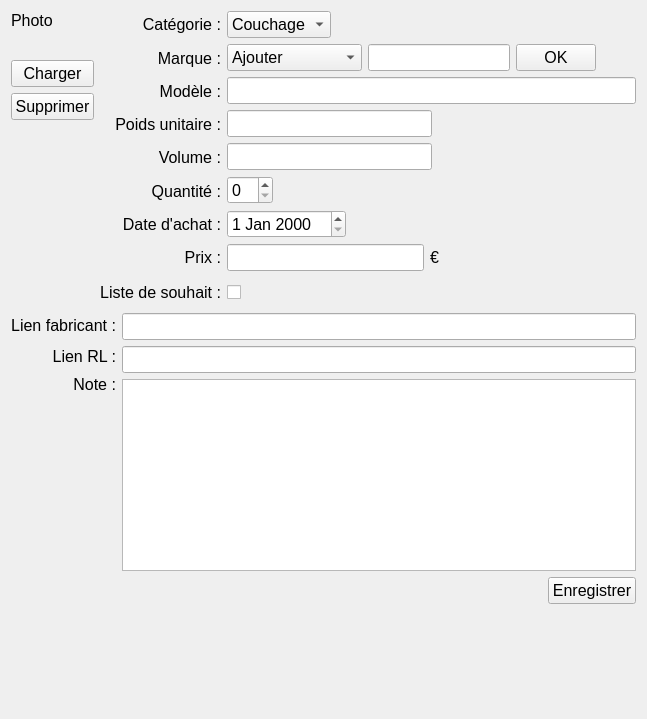
     <widget class="QWidget" name="page">
      <layout class="QVBoxLayout" name="verticalLayout_8">
       <item>
        <layout class="QHBoxLayout" name="horizontalLayout_8">
         <item>
          <layout class="QVBoxLayout" name="verticalLayout">
           <property name="sizeConstraint">
            <enum>QLayout::SetDefaultConstraint</enum>
           </property>
           <item>
            <widget class="QLabel" name="label_35">
             <property name="font">
              <font>
               <pointsize>12</pointsize>
              </font>
             </property>
             <property name="text">
              <string>Photo</string>
             </property>
            </widget>
           </item>
           <item>
            <widget class="QLabel" name="lbl_item_picture">
             <property name="sizePolicy">
              <sizepolicy hsizetype="Fixed" vsizetype="Fixed">
               <horstretch>100</horstretch>
               <verstretch>100</verstretch>
              </sizepolicy>
             </property>
             <property name="font">
              <font>
               <pointsize>12</pointsize>
              </font>
             </property>
             <property name="styleSheet">
              <string notr="true"/>
             </property>
             <property name="frameShape">
              <enum>QFrame::NoFrame</enum>
             </property>
             <property name="frameShadow">
              <enum>QFrame::Plain</enum>
             </property>
             <property name="text">
              <string/>
             </property>
             <property name="scaledContents">
              <bool>false</bool>
             </property>
            </widget>
           </item>
           <item>
            <widget class="QPushButton" name="btn_item_loadImage">
             <property name="font">
              <font>
               <pointsize>12</pointsize>
              </font>
             </property>
             <property name="text">
              <string>Charger</string>
             </property>
            </widget>
           </item>
           <item>
            <widget class="QPushButton" name="btn_item_deleteImage">
             <property name="font">
              <font>
               <pointsize>12</pointsize>
              </font>
             </property>
             <property name="text">
              <string>Supprimer</string>
             </property>
            </widget>
           </item>
           <item>
            <spacer name="verticalSpacer_2">
             <property name="orientation">
              <enum>Qt::Vertical</enum>
             </property>
             <property name="sizeHint" stdset="0">
              <size>
               <width>20</width>
               <height>40</height>
              </size>
             </property>
            </spacer>
           </item>
          </layout>
         </item>
         <item>
          <layout class="QVBoxLayout" name="verticalLayout_3">
           <item>
            <widget class="QLabel" name="label">
             <property name="font">
              <font>
               <pointsize>12</pointsize>
              </font>
             </property>
             <property name="text">
              <string>Catégorie :</string>
             </property>
             <property name="alignment">
              <set>Qt::AlignRight|Qt::AlignTrailing|Qt::AlignVCenter</set>
             </property>
            </widget>
           </item>
           <item>
            <widget class="QLabel" name="label_2">
             <property name="font">
              <font>
               <pointsize>12</pointsize>
              </font>
             </property>
             <property name="text">
              <string>Marque :</string>
             </property>
             <property name="alignment">
              <set>Qt::AlignRight|Qt::AlignTrailing|Qt::AlignVCenter</set>
             </property>
            </widget>
           </item>
           <item>
            <widget class="QLabel" name="label_3">
             <property name="font">
              <font>
               <pointsize>12</pointsize>
              </font>
             </property>
             <property name="text">
              <string>Modèle :</string>
             </property>
             <property name="alignment">
              <set>Qt::AlignRight|Qt::AlignTrailing|Qt::AlignVCenter</set>
             </property>
            </widget>
           </item>
           <item>
            <widget class="QLabel" name="label_4">
             <property name="font">
              <font>
               <pointsize>12</pointsize>
              </font>
             </property>
             <property name="text">
              <string>Poids unitaire :</string>
             </property>
             <property name="alignment">
              <set>Qt::AlignRight|Qt::AlignTrailing|Qt::AlignVCenter</set>
             </property>
            </widget>
           </item>
           <item>
            <widget class="QLabel" name="label_5">
             <property name="font">
              <font>
               <pointsize>12</pointsize>
              </font>
             </property>
             <property name="text">
              <string>Volume :</string>
             </property>
             <property name="alignment">
              <set>Qt::AlignRight|Qt::AlignTrailing|Qt::AlignVCenter</set>
             </property>
            </widget>
           </item>
           <item>
            <widget class="QLabel" name="label_26">
             <property name="font">
              <font>
               <pointsize>12</pointsize>
              </font>
             </property>
             <property name="text">
              <string>Quantité :</string>
             </property>
             <property name="alignment">
              <set>Qt::AlignRight|Qt::AlignTrailing|Qt::AlignVCenter</set>
             </property>
            </widget>
           </item>
           <item>
            <widget class="QLabel" name="label_37">
             <property name="font">
              <font>
               <pointsize>12</pointsize>
              </font>
             </property>
             <property name="text">
              <string>Date d'achat :</string>
             </property>
             <property name="alignment">
              <set>Qt::AlignRight|Qt::AlignTrailing|Qt::AlignVCenter</set>
             </property>
            </widget>
           </item>
           <item>
            <widget class="QLabel" name="label_17">
             <property name="font">
              <font>
               <pointsize>12</pointsize>
              </font>
             </property>
             <property name="text">
              <string>Prix :</string>
             </property>
             <property name="alignment">
              <set>Qt::AlignRight|Qt::AlignTrailing|Qt::AlignVCenter</set>
             </property>
            </widget>
           </item>
           <item>
            <widget class="QLabel" name="label_8">
             <property name="minimumSize">
              <size>
               <width>0</width>
               <height>30</height>
              </size>
             </property>
             <property name="font">
              <font>
               <pointsize>12</pointsize>
              </font>
             </property>
             <property name="text">
              <string>Liste de souhait :</string>
             </property>
             <property name="alignment">
              <set>Qt::AlignRight|Qt::AlignTrailing|Qt::AlignVCenter</set>
             </property>
            </widget>
           </item>
          </layout>
         </item>
         <item>
          <layout class="QVBoxLayout" name="verticalLayout_6">
           <item>
            <layout class="QHBoxLayout" name="horizontalLayout_3">
             <item>
              <widget class="QComboBox" name="cb_item_categorie">
               <property name="font">
                <font>
                 <pointsize>12</pointsize>
                </font>
               </property>
               <property name="sizeAdjustPolicy">
                <enum>QComboBox::AdjustToContents</enum>
               </property>
               <item>
                <property name="text">
                 <string>Couchage</string>
                </property>
               </item>
               <item>
                <property name="text">
                 <string>Portage</string>
                </property>
               </item>
              </widget>
             </item>
             <item>
              <spacer name="horizontalSpacer_5">
               <property name="orientation">
                <enum>Qt::Horizontal</enum>
               </property>
               <property name="sizeHint" stdset="0">
                <size>
                 <width>40</width>
                 <height>20</height>
                </size>
               </property>
              </spacer>
             </item>
            </layout>
           </item>
           <item>
            <layout class="QHBoxLayout" name="horizontalLayout">
             <item>
              <widget class="QComboBox" name="cb_item_brand">
               <property name="minimumSize">
                <size>
                 <width>100</width>
                 <height>0</height>
                </size>
               </property>
               <property name="font">
                <font>
                 <pointsize>12</pointsize>
                </font>
               </property>
               <property name="sizeAdjustPolicy">
                <enum>QComboBox::AdjustToContents</enum>
               </property>
               <item>
                <property name="text">
                 <string>Ajouter</string>
                </property>
               </item>
               <item>
                <property name="text">
                 <string>Sawyer</string>
                </property>
               </item>
               <item>
                <property name="text">
                 <string>Sea to Summit</string>
                </property>
               </item>
              </widget>
             </item>
             <item>
              <widget class="QLineEdit" name="le_item_brand">
               <property name="font">
                <font>
                 <pointsize>12</pointsize>
                </font>
               </property>
              </widget>
             </item>
             <item>
              <widget class="QPushButton" name="btn_item_newBrand">
               <property name="font">
                <font>
                 <pointsize>12</pointsize>
                </font>
               </property>
               <property name="text">
                <string>OK</string>
               </property>
              </widget>
             </item>
             <item>
              <spacer name="horizontalSpacer">
               <property name="orientation">
                <enum>Qt::Horizontal</enum>
               </property>
               <property name="sizeHint" stdset="0">
                <size>
                 <width>40</width>
                 <height>20</height>
                </size>
               </property>
              </spacer>
             </item>
            </layout>
           </item>
           <item>
            <layout class="QHBoxLayout" name="horizontalLayout_6">
             <item>
              <widget class="QLineEdit" name="le_item_reference">
               <property name="font">
                <font>
                 <pointsize>12</pointsize>
                </font>
               </property>
              </widget>
             </item>
            </layout>
           </item>
           <item>
            <layout class="QHBoxLayout" name="horizontalLayout_5">
             <item>
              <widget class="QLineEdit" name="le_item_weight">
               <property name="font">
                <font>
                 <pointsize>12</pointsize>
                </font>
               </property>
              </widget>
             </item>
             <item>
              <spacer name="horizontalSpacer_2">
               <property name="orientation">
                <enum>Qt::Horizontal</enum>
               </property>
               <property name="sizeHint" stdset="0">
                <size>
                 <width>40</width>
                 <height>20</height>
                </size>
               </property>
              </spacer>
             </item>
            </layout>
           </item>
           <item>
            <layout class="QHBoxLayout" name="horizontalLayout_4">
             <item>
              <widget class="QLineEdit" name="le_item_volume">
               <property name="font">
                <font>
                 <pointsize>12</pointsize>
                </font>
               </property>
              </widget>
             </item>
             <item>
              <spacer name="horizontalSpacer_3">
               <property name="orientation">
                <enum>Qt::Horizontal</enum>
               </property>
               <property name="sizeHint" stdset="0">
                <size>
                 <width>40</width>
                 <height>20</height>
                </size>
               </property>
              </spacer>
             </item>
            </layout>
           </item>
           <item>
            <layout class="QHBoxLayout" name="horizontalLayout_34">
             <item>
              <widget class="QSpinBox" name="sb_item_quantity">
               <property name="font">
                <font>
                 <pointsize>12</pointsize>
                </font>
               </property>
              </widget>
             </item>
             <item>
              <spacer name="horizontalSpacer_17">
               <property name="orientation">
                <enum>Qt::Horizontal</enum>
               </property>
               <property name="sizeHint" stdset="0">
                <size>
                 <width>40</width>
                 <height>20</height>
                </size>
               </property>
              </spacer>
             </item>
            </layout>
           </item>
           <item>
            <layout class="QHBoxLayout" name="horizontalLayout_7">
             <item>
              <widget class="QDateEdit" name="de_item_date">
               <property name="font">
                <font>
                 <pointsize>12</pointsize>
                </font>
               </property>
              </widget>
             </item>
             <item>
              <spacer name="horizontalSpacer_6">
               <property name="orientation">
                <enum>Qt::Horizontal</enum>
               </property>
               <property name="sizeHint" stdset="0">
                <size>
                 <width>40</width>
                 <height>20</height>
                </size>
               </property>
              </spacer>
             </item>
            </layout>
           </item>
           <item>
            <layout class="QHBoxLayout" name="horizontalLayout_30">
             <item>
              <widget class="QLineEdit" name="le_item_price">
               <property name="font">
                <font>
                 <pointsize>12</pointsize>
                </font>
               </property>
              </widget>
             </item>
             <item>
              <widget class="QLabel" name="label_31">
               <property name="font">
                <font>
                 <pointsize>12</pointsize>
                </font>
               </property>
               <property name="text">
                <string>€</string>
               </property>
              </widget>
             </item>
             <item>
              <spacer name="horizontalSpacer_11">
               <property name="orientation">
                <enum>Qt::Horizontal</enum>
               </property>
               <property name="sizeHint" stdset="0">
                <size>
                 <width>40</width>
                 <height>20</height>
                </size>
               </property>
              </spacer>
             </item>
            </layout>
           </item>
           <item>
            <widget class="QCheckBox" name="cb_item_desired">
             <property name="minimumSize">
              <size>
               <width>0</width>
               <height>30</height>
              </size>
             </property>
             <property name="text">
              <string/>
             </property>
            </widget>
           </item>
          </layout>
         </item>
        </layout>
       </item>
       <item>
        <layout class="QHBoxLayout" name="horizontalLayout_2">
         <item>
          <layout class="QVBoxLayout" name="verticalLayout_2">
           <item>
            <widget class="QLabel" name="label_6">
             <property name="minimumSize">
              <size>
               <width>0</width>
               <height>25</height>
              </size>
             </property>
             <property name="font">
              <font>
               <pointsize>12</pointsize>
              </font>
             </property>
             <property name="text">
              <string>Lien fabricant :</string>
             </property>
             <property name="alignment">
              <set>Qt::AlignRight|Qt::AlignTrailing|Qt::AlignVCenter</set>
             </property>
            </widget>
           </item>
           <item>
            <widget class="QLabel" name="label_9">
             <property name="minimumSize">
              <size>
               <width>0</width>
               <height>25</height>
              </size>
             </property>
             <property name="font">
              <font>
               <pointsize>12</pointsize>
              </font>
             </property>
             <property name="text">
              <string>Lien RL :</string>
             </property>
             <property name="alignment">
              <set>Qt::AlignRight|Qt::AlignTrailing|Qt::AlignVCenter</set>
             </property>
            </widget>
           </item>
           <item>
            <widget class="QLabel" name="label_7">
             <property name="font">
              <font>
               <pointsize>12</pointsize>
              </font>
             </property>
             <property name="text">
              <string>Note :</string>
             </property>
             <property name="alignment">
              <set>Qt::AlignRight|Qt::AlignTrailing|Qt::AlignVCenter</set>
             </property>
            </widget>
           </item>
           <item>
            <spacer name="verticalSpacer">
             <property name="orientation">
              <enum>Qt::Vertical</enum>
             </property>
             <property name="sizeHint" stdset="0">
              <size>
               <width>20</width>
               <height>40</height>
              </size>
             </property>
            </spacer>
           </item>
          </layout>
         </item>
         <item>
          <layout class="QVBoxLayout" name="verticalLayout_5">
           <item>
            <widget class="QLineEdit" name="le_item_url">
             <property name="font">
              <font>
               <pointsize>12</pointsize>
              </font>
             </property>
            </widget>
           </item>
           <item>
            <widget class="QLineEdit" name="le_item_url_rl">
             <property name="font">
              <font>
               <pointsize>12</pointsize>
              </font>
             </property>
            </widget>
           </item>
           <item>
            <widget class="QTextEdit" name="te_item_note">
             <property name="font">
              <font>
               <pointsize>12</pointsize>
              </font>
             </property>
            </widget>
           </item>
          </layout>
         </item>
        </layout>
       </item>
       <item>
        <layout class="QHBoxLayout" name="horizontalLayout_9">
         <item>
          <spacer name="horizontalSpacer_4">
           <property name="orientation">
            <enum>Qt::Horizontal</enum>
           </property>
           <property name="sizeHint" stdset="0">
            <size>
             <width>40</width>
             <height>20</height>
            </size>
           </property>
          </spacer>
         </item>
         <item>
          <widget class="QPushButton" name="btn_item_save">
           <property name="font">
            <font>
             <pointsize>12</pointsize>
            </font>
           </property>
           <property name="text">
            <string>Enregistrer</string>
           </property>
          </widget>
         </item>
        </layout>
       </item>
       <item>
        <spacer name="verticalSpacer_3">
         <property name="orientation">
          <enum>Qt::Vertical</enum>
         </property>
         <property name="sizeHint" stdset="0">
          <size>
           <width>20</width>
           <height>104</height>
          </size>
         </property>
        </spacer>
       </item>
      </layout>
     </widget>
